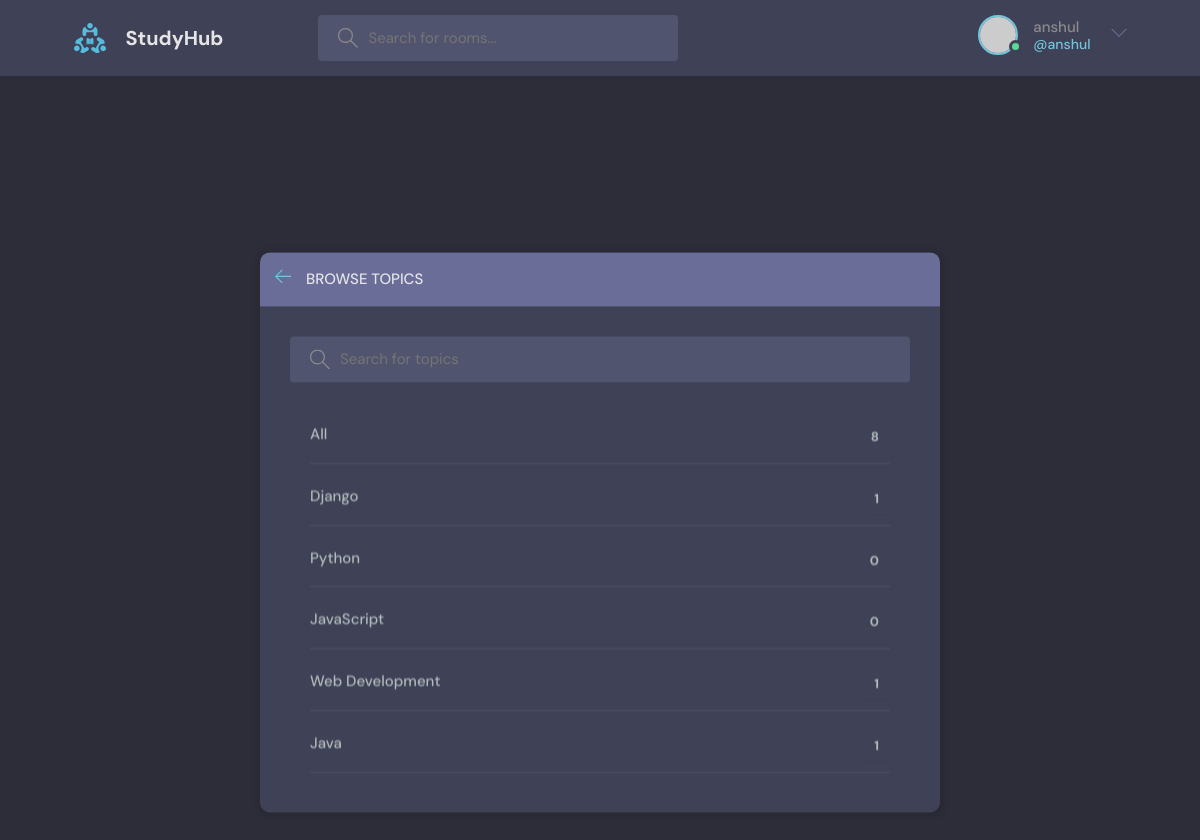
The app's page /browse-topics (signed in) with its own data.
### base/models.py (models this page shows, shortened)
class Topic(models.Model):
    name = models.CharField(max_length=100)
    subscribe  = models.ManyToManyField(User, related_name='subscribe', blank=True)

### base/views.py (the view)
# urls.py: path('browse-topics' , views.topicsPage , name='browse-topics'),
def topicsPage(request):
    q = request.GET.get('q')
    if q is None:
        q = ''
    topics = Topic.objects.filter(name__icontains=q)
    return render(request , 'base/topics_page.html' ,{'topics':topics})

### base/templates/base/topics_page.html (shortened to what this page needs)
{% extends 'main.html' %}
{% block content %}
    <main class="create-room layout">
      <div class="container">
        <div class="layout__box">
          <div class="layout__boxHeader">
            <div class="layout__boxTitle">
              <a href="{{request.META.HTTP_REFERER}}">
                <svg version="1.1" xmlns="http://www.w3.org/2000/svg" width="32" height="32" viewBox="0 0 32 32">
                  <title>arrow-left</title>
                  <path
                    d="M13.723 2.286l-13.723 13.714 13.719 13.714 1.616-1.611-10.96-10.96h27.625v-2.286h-27.625l10.965-10.965-1.616-1.607z"
                  ></path>
                </svg>
              </a>
              <h3>Browse Topics</h3>
            </div>
          </div>
          <div class="topics-page layout__body">
            <form class="header__search" method="GET" action="">
              <label>
                <input type="text" name="q" placeholder="Search for topics" />
              </label>
            </form>
            <ul class="topics__list" >
              <div class="participants">
                <div class="participants__list scroll" style="height:400px">
                <li>
                  <a class="flex"  href="{% url 'browse-topics' %}" class="active"> All <span>{{topics.count}}</span> </a>
                </li>
                {% for topic in topics  %}
                  <li>
                    <a class="flex" href="{% url 'home' %}?q={{topic.name}}">{{topic.name}} <span>{{topic.room_set.count}}</span></a>
                  </li>
                {% endfor %}
                <br>
                </div>
              </div>
            </ul>
          </div>
        </div>
      </div>
    </main>
{% endblock content%}

### templates/navbar.html (shortened to what this page needs)
{% load static %}
<header class="header header--loggedIn">
    <div class="container">
      <a href="{% url 'home' %}" class="header__logo">
        <img src="{% static 'images/logo.svg' %}" />
        <h1>StudyHub</h1>
      </a>
      <form class="header__search" method="POST" action="{% url 'home' %}" >
        <label>
          <input type="text" name="q" placeholder="Search for rooms..." />
        </label>
      </form>
      <nav class="header__menu">
        {% if request.user.is_authenticated  %}
        <div class="header__user">
          <a href="{% url 'user-profile' request.user.id %}">
            <div class="avatar avatar--medium active">
              <img src="https://randomuser.me/api/portraits/men/37.jpg" />
            </div>
            <p>{{request.user.username}}<span>@{{request.user.username}}</span></p>
          </a>
          <button class="dropdown-button">
            <svg version="1.1" xmlns="http://www.w3.org/2000/svg" width="32" height="32" viewBox="0 0 32 32">
              <title>chevron-down</title>
              <path d="M16 21l-13-13h-3l16 16 16-16h-3l-13 13z"></path>
            </svg>
          </button>
        </div>
        {% endif %}
      </nav>
    </div>
  </header>

### static/styles/style.css (style rules this page uses)
:root { --color-main: #71c6dd; --color-main-light: #e1f6fb; --color-dark: #3f4156; --color-dark-medium: #51546e; --color-dark-light: #696d97; --color-light: #e5e5e5; --color-gray: #8b8b8b; --color-light-gray: #b2bdbd; --color-bg: #2d2d39; --color-success: #5dd693; --color-error: #fc4b0b; }
* { font-family: "DM Sans", -apple-system, BlinkMacSystemFont, "Segoe UI", Roboto, Oxygen, Ubuntu, Cantarell, "Open Sans", "Helvetica Neue", sans-serif; margin: 0; padding: 0; box-sizing: border-box; text-rendering: optimizeLegibility; font-size: inherit; }
html { font-size: 56.25%; }
@media only screen and (min-width: 1200px) { html { font-size: 62.5%; } }
body { line-height: 1.6; font-weight: 400; font-size: 1.5rem; color: var(--color-light-gray); background-color: var(--color-bg); min-height: 100vh; }
img { width: 100%; }
a { display: inline-block; color: var(--color-main); text-decoration: none; }
.container { max-width: 120rem; width: 90%; margin: auto; }
.avatar { position: relative; display: inline-block; border-radius: 50%; border: 2px solid var(--color-main); }
.avatar img { display: block; border-radius: 50%; object-fit: cover; object-position: center; }
.avatar::after { content: ""; display: block; position: absolute; background-color: var(--color-gray); z-index: 111; border-radius: 50%; border: 0.3rem solid var(--color-dark); }
.avatar.active::after { background-color: var(--color-success); }
.avatar.avatar--medium img { width: 3.6rem; height: 3.6rem; border-radius: 50%; }
.avatar.avatar--medium:after { width: 0.7rem; height: 0.7rem; bottom: 0px; right: -6px; }
.header { padding: 1.5rem; background-color: var(--color-dark); }
.header > .container { display: flex; gap: 9.5rem; }
.header__logo, .header__user { display: flex; gap: 2rem; align-items: center; }
.header__logo > img { height: 3.2rem; width: 3.2rem; }
.header__logo > h1 { font-weight: 700; font-size: 2rem; color: var(--color-light); }
.header__search > label { background-color: var(--color-dark-medium); padding: 1.3rem 1rem; display: flex; align-items: center; gap: 1rem; border-radius: 4px; }
.header__search svg { fill: var(--color-gray); width: 2rem; height: 2rem; margin-left: 1rem; }
.header__search input { width: 30rem; background: transparent; border: none; outline: none; color: var(--color-light); }
.header__menu { margin-left: auto; position: relative; }
.header__menu a { display: flex; gap: 1.5rem; align-items: center; font-weight: 500; text-decoration: none; color: var(--color-gray); }
.header__menu img { height: 3.6rem; }
.header__menu p { line-height: 1.2; }
.header__menu span { color: var(--color-main); font-weight: 500; font-size: 1.4rem; display: block; }
.header__menu svg { width: 1.6rem; height: 1.6rem; fill: var(--color-dark-light); }
.dropdown-button { background: transparent; border: 0; outline: 0; cursor: pointer; }
.layout { margin-top: 2.4rem; }
.layout > .container { display: flex; justify-content: space-between; align-items: flex-start; }
.layout__box { width: 90%; max-width: 48rem; min-height: 40rem; position: absolute; top: 50%; left: 50%; transform: translate(-50%, -46%); background-color: var(--color-dark); border-radius: 1rem; box-shadow: 1px 1px 6px 3px rgba(0, 0, 0, 0.1); overflow: hidden; }
.layout__boxHeader { display: flex; padding: 1.5rem; background-color: var(--color-dark-light); }
.layout__boxTitle { display: flex; gap: 1.5rem; align-items: center; }
.layout__boxTitle h3 { text-transform: uppercase; font-weight: 500; color: var(--color-light); }
.layout__boxTitle svg { width: 1.6rem; height: 1.6rem; fill: var(--color-main); }
.layout__body { margin: 3rem; }
.topics__list { list-style: none; }
.topics__list li a { display: flex; justify-content: space-between; margin-bottom: 3rem; font-weight: 500; color: var(--color-light-gray); transition: all 0.3s ease-in-out; }
.topics__list li a span { padding: 0.5rem 1rem; background-color: var(--color-dark); border-radius: 3px; font-size: 1.3rem; font-weight: 700; letter-spacing: 1px; }
.topics-page .topics__list li:not(:last-child) a { margin: 2rem 0; padding-bottom: 1rem; text-decoration: none; border-bottom: 1px solid var(--color-dark-medium); }
.topics-page .header__search { display: block; }
.create-room.layout .layout__box { max-width: 68rem; }
.room, .participants { background: var(--color-dark); max-height: 87.5vh; border-radius: 0.7rem; overflow: hidden; position: relative; }
.participants__list { padding: 2rem; height: 82.5vh; overflow-y: scroll; padding-bottom: 0; }

### records on screen
Topic: name "Django", room_set.count "1"
Topic: name "Python", room_set.count "0"
Topic: name "JavaScript", room_set.count "0"
Topic: name "Web Development", room_set.count "1"
Topic: name "Java", room_set.count "1"

### other values on screen
{{ request.user.username }} "anshul"
{{ topics.count }} "8"
